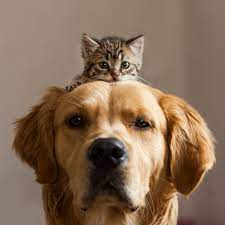
#> input picture picture/img 3.jpg, 225 x 225 px
$ python '13. thresh.py'
#> lines starting #> are read from the running program, lines starting #| are printed output that depends on the picture; after the words box and inside, x2 and y2 are one past the last pixel; in counts of white or black regions, pixels touching at a corner belong together
import cv2 as cv

img = cv.imread('picture/img 3.jpg')
#> img is the input picture: shape (225, 225, 3); mean B, G, R 86.9, 108.1, 133.3
cv.imshow('img',img)

gray = cv.cvtColor(img,cv.COLOR_BGR2GRAY)
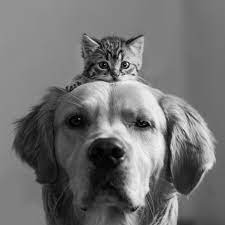
#> gray: shape (225, 225); min 0, max 252, mean 113.2
cv.imshow('gray',gray)

# Simple Thresholding
threshold, thresh = cv.threshold(gray, 150, 255, cv.THRESH_BINARY)
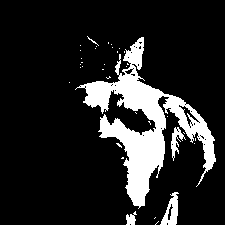
#> thresh: shape (225, 225); 14.5% white; 36 white regions (32 under 20 px), largest, box (x1, y1, x2, y2) and area: (75, 37, 216, 209) 6654, (160, 192, 179, 225) 320, (171, 127, 186, 161) 193, (126, 211, 137, 225) 96
cv.imshow('Simple thresholded',thresh)

threshold, thresh_inv = cv.threshold(gray, 150, 255, cv.THRESH_BINARY_INV)
cv.imshow('Simple Thresholded Inverse',thresh_inv)

# Adaptive Thresholding

adoptive_thresh = cv.adaptiveThreshold(gray, 255, cv.ADAPTIVE_THRESH_MEAN_C, cv.THRESH_BINARY, 11, 2)
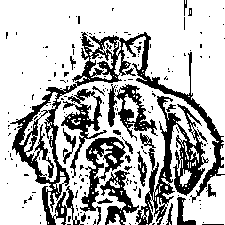
#> adoptive_thresh: shape (225, 225); 72.5% white; 189 black regions (164 under 20 px), largest, box (x1, y1, x2, y2) and area: (10, 32, 225, 225) 5419, (136, 96, 209, 225) 2890, (80, 137, 126, 225) 1192
cv.imshow('Adaptive Thresholded',adoptive_thresh)

adoptive_thresh = cv.adaptiveThreshold(gray, 255, cv.ADAPTIVE_THRESH_MEAN_C, cv.THRESH_BINARY, 11, 2)
cv.imshow('Adaptive Thresholded',adoptive_thresh)


cv.waitKey(0)

$ run again, with picture/img 1.jpg copied over picture/img 3.jpg
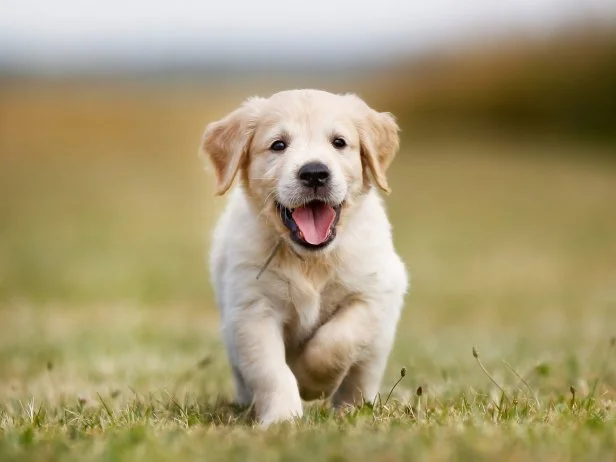
#> input picture picture/img 1.jpg, 616 x 462 px
#> img is the input picture: shape (462, 616, 3); mean B, G, R 114.9, 153.9, 166.9
#> `threshold, thresh = cv.threshold(gray, 150, 255, cv.THRESH_BINARY)`:
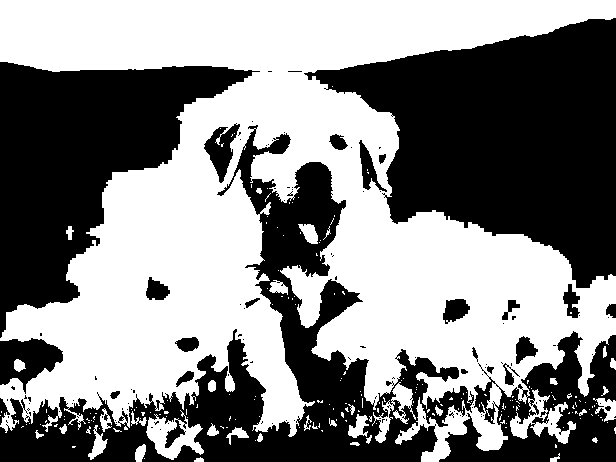
#> thresh: shape (462, 616); 52.5% white; 125 black regions (100 under 20 px), largest, box (x1, y1, x2, y2) and area: (304, 18, 616, 288) 47267, (0, 125, 474, 462) 38187, (0, 62, 260, 338) 32094
#> `adoptive_thresh = cv.adaptiveThreshold(gray, 255, cv.ADAPTIVE_THRESH_M..`:
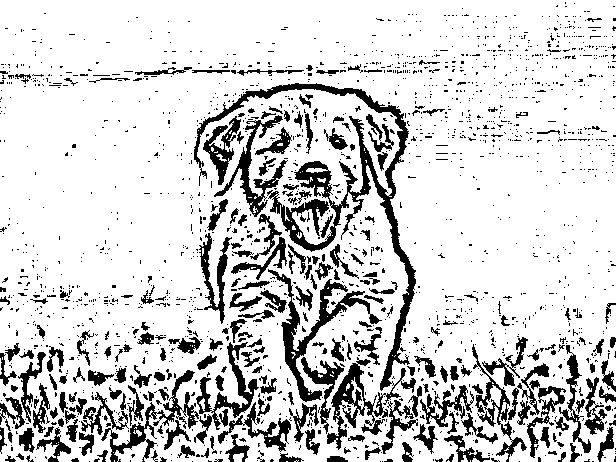
#> adoptive_thresh: shape (462, 616); 82.5% white; 1935 black regions (1695 under 20 px), largest, box (x1, y1, x2, y2) and area: (194, 83, 416, 450) 8843, (268, 269, 382, 402) 2354, (101, 370, 199, 462) 1567

$ run again, with picture/img 2.jpg copied over picture/img 3.jpg
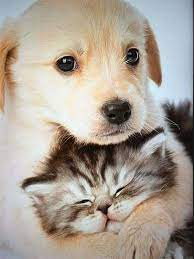
#> input picture picture/img 2.jpg, 194 x 259 px
#> img is the input picture: shape (259, 194, 3); mean B, G, R 148.5, 159.7, 169.8
#> `threshold, thresh = cv.threshold(gray, 150, 255, cv.THRESH_BINARY)`:
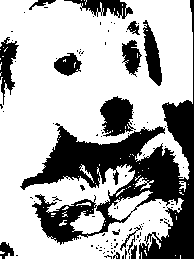
#> thresh: shape (259, 194); 68.3% white; 104 black regions (90 under 20 px), largest, box (x1, y1, x2, y2) and area: (20, 0, 194, 259) 11435, (100, 96, 136, 137) 967, (143, 20, 162, 86) 667
#> `adoptive_thresh = cv.adaptiveThreshold(gray, 255, cv.ADAPTIVE_THRESH_M..`:
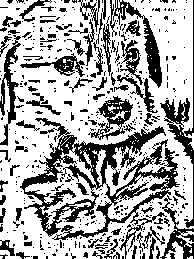
#> adoptive_thresh: shape (259, 194); 66.9% white; 452 black regions (373 under 20 px), largest, box (x1, y1, x2, y2) and area: (20, 118, 180, 259) 6061, (160, 0, 194, 228) 1054, (113, 0, 162, 88) 913

$ run again, with picture/img 4.jpg copied over picture/img 3.jpg
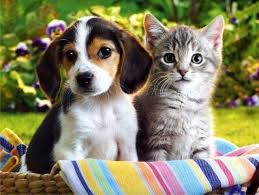
#> input picture picture/img 4.jpg, 259 x 195 px
#> img is the input picture: shape (195, 259, 3); mean B, G, R 100.7, 130.1, 133
#> `threshold, thresh = cv.threshold(gray, 150, 255, cv.THRESH_BINARY)`:
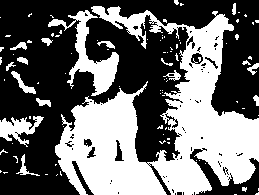
#> thresh: shape (195, 259); 42.1% white; 96 white regions (79 under 20 px), largest, box (x1, y1, x2, y2) and area: (55, 6, 259, 195) 17627, (48, 10, 119, 96) 1673, (0, 116, 44, 147) 629
#> `adoptive_thresh = cv.adaptiveThreshold(gray, 255, cv.ADAPTIVE_THRESH_M..`:
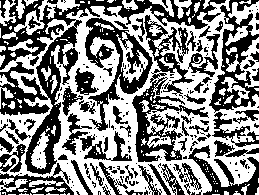
#> adoptive_thresh: shape (195, 259); 52.4% white; 217 black regions (147 under 20 px), largest, box (x1, y1, x2, y2) and area: (0, 0, 226, 175) 7190, (132, 15, 209, 162) 3248, (85, 18, 153, 131) 2333
